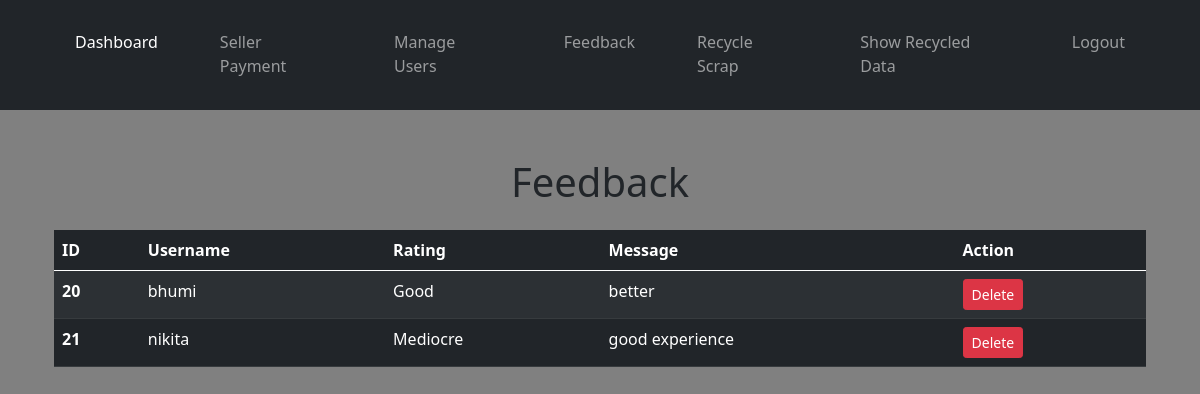
/adminfeedback.php, run on the app's committed database.
### tables this page shows
CREATE TABLE `feedback` (
  `id` int(11) NOT NULL,
  `username` varchar(20) NOT NULL,
  `rating` varchar(20) NOT NULL,
  `message` varchar(50) NOT NULL
);

### adminfeedback.php (the view, shortened to what this page needs)
<?php
$con = mysqli_connect("localhost", "root", "", "project");
?>
<!DOCTYPE html>
<html lang="en">
<head>
    <link href="https://cdn.jsdelivr.net/npm/bootstrap@5.3.0/dist/css/bootstrap.min.css" rel="stylesheet">
</head>
<body>
    <div>
        <?php include('adminheader.php') ?>
    </div>
    <div class="container mt-5">
        <h1 class="text-dark text-center">Feedback</h1>
        <div class="position-fixed top-0 end-0 p-3" style="z-index: 1050;">
        </div>
        <table class="table table-striped table-dark mt-4">
            <thead class="thead-dark">
                <tr>
                    <th scope="col">ID</th>
                    <th scope="col">Username</th>
                    <th scope="col">Rating</th>
                    <th scope="col">Message</th>
                    <th scope="col">Action</th>
                </tr>
            </thead>
            <tbody>
                <?php
                    $sql = "SELECT * FROM feedback";
                    $ans = mysqli_query($con, $sql);
                    if($ans) {
                        while($row = mysqli_fetch_assoc($ans)) {
                            $id = $row['id'];
                            $un = $row['username'];
                            $r = $row['rating'];
                            $m = $row['message'];
                            echo '
                                <tr>
                                    <th scope="row">'.$id.'</th>
                                    <td>'.$un.'</td>
                                    <td>'.$r.'</td>
                                    <td>'.$m.'</td>
                                    <td>
                                        <form method="post" style="display:inline;">
                                            <input type="hidden" name="id" value="'.$id.'">
                                            <button type="submit" name="delete" class="btn btn-danger btn-sm">Delete</button>
                                        </form>
                                    </td>
                                </tr>';
                        }
                    }
                ?>
            </tbody>
        </table>
    </div>
</body>
</html>

### adminheader.php (style rules this page uses)
body { background-color: grey; }

### data on the page
feedback: id "20", username "bhumi", rating "Good", message "better"
feedback: id "21", username "nikita", rating "Mediocre", message "good experience"
